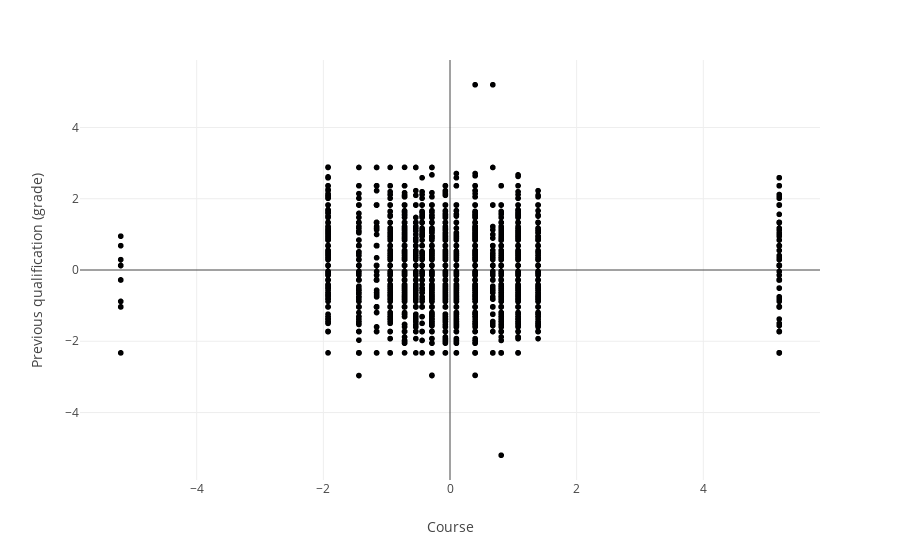

Here is the notebook cell this chart was saved with:
### Code cell
import plotly.express as px

numerical_columns = ["Course", "Previous qualification (grade)", "Admission grade",
                     "Curricular units 1st sem (grade)", "Curricular units 2nd sem (grade)"]

fig = px.scatter(drop_out_df, x='Course', y='Previous qualification (grade)')
fig.show()

### Figure 1 — Plotly figure (JSON) as saved in the notebook; plotly's stock layout.template omitted (floating-point values rounded to 4 significant figures; data arrays with more than 128 entries replaced by an {"elided": "..."} marker saying what was removed)
{"data": [{"hovertemplate": "Course=%{x}<br>Previous qualification (grade)=%{y}<extra></extra>", "legendgroup": "", "marker": {"color": "#000001", "symbol": "circle"}, "mode": "markers", "name": "", "showlegend": false, "type": "scattergl", "x": {"elided": "4424 float values"}, "xaxis": "x", "y": {"elided": "4424 float values"}, "yaxis": "y"}], "layout": {"autosize": true, "legend": {"tracegroupgap": 0}, "margin": {"t": 60}, "xaxis": {"anchor": "y", "autorange": true, "domain": [0, 1], "range": [-5.829, 5.829], "title": {"text": "Course"}, "type": "linear"}, "yaxis": {"anchor": "x", "autorange": true, "domain": [0, 1], "range": [-6.004, 6.004], "title": {"text": "Previous qualification (grade)"}, "type": "linear"}}}
